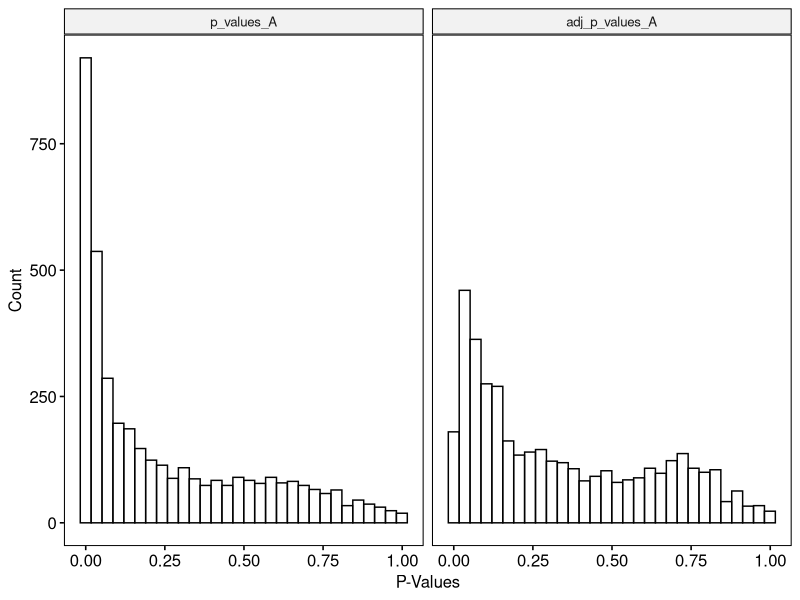
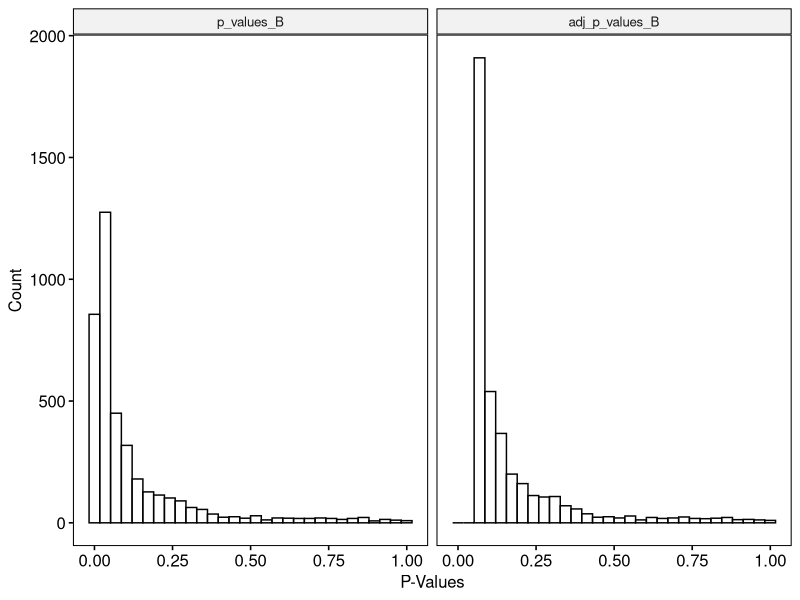
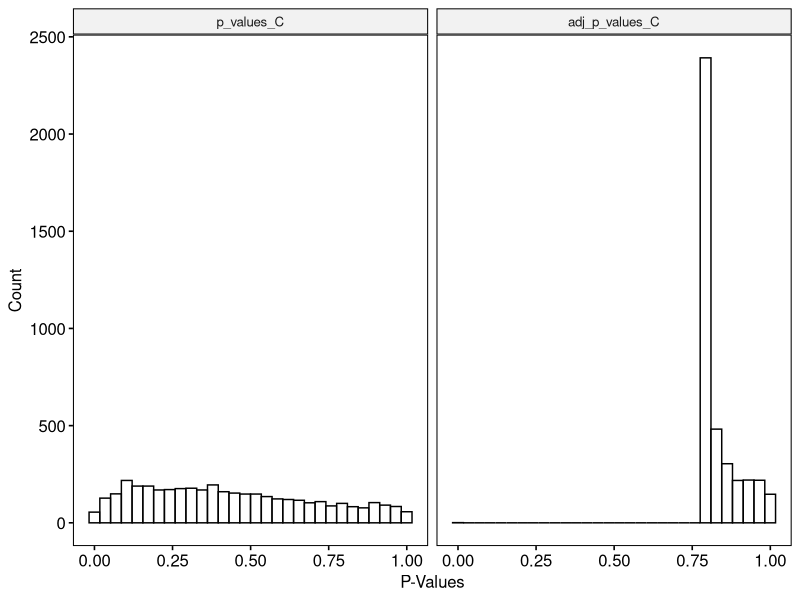
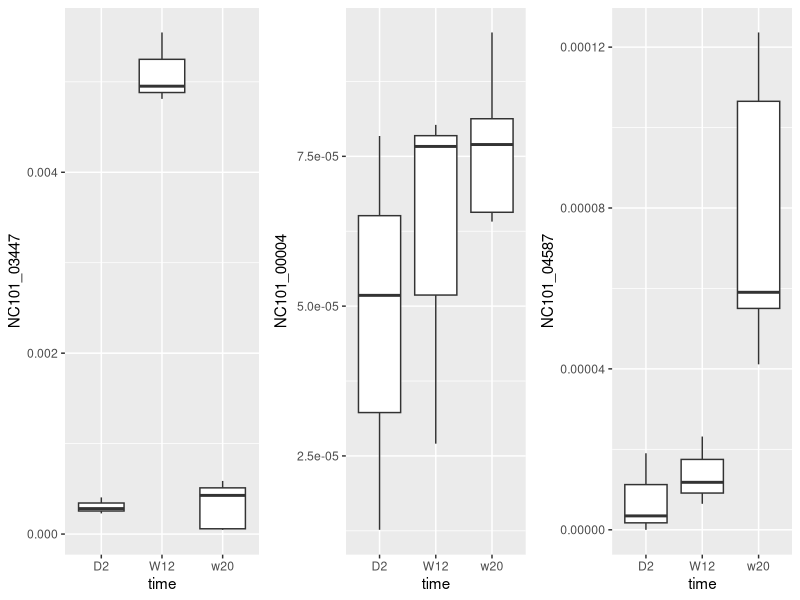

R code for these plots, in order:
## ---- chunk 1
knitr::opts_chunk$set(echo = TRUE)
## ---- chunk 2
setwd('/Users/dwils152/Google Drive/My Drive/spring2022/adv_stats/BINF8310/Lab6')
data <- read.table("nc101_scaff_dataCounts.txt",sep="\t",header=TRUE,row.names=1)
data <- data[apply(data, 1, median)> 5,] #filter out rare genes
norm <- data

for ( i in 1:ncol(data) ) {
	col_sum = sum(data[,i])
	norm[,i] = norm[,i]/col_sum
}

## ---- chunk 3
library(ggplot2)
library(dplyr)
library(tidyr)
library(reshape2)
library(tibble)
library(ggpubr)

#normalized data
norm_data <- as.data.frame(norm)

#rename, and create factors
names(norm_data) <- sub("_..", "", names(norm_data))
time_points <- c(rep("D2", 3), rep("W12", 3), rep("w20", 5))
time_points <- factor(time_points)

p_values_A <- vector(length=nrow(norm_data))

#get p-values for each gene
for (gene in 1:nrow(norm_data)) {
  gene_exp <- unlist(norm_data[gene,]) #make list into numeric vector for use in lm
  model <- lm(gene_exp ~ time_points)
  anova <- anova(model)
  p_values_A[gene] <- anova$"Pr(>F)"[1]
}

#calculate p-values
adj_p_values_A <- p.adjust(p_values_A, method='BH')
sig_p_values <- adj_p_values_A[adj_p_values_A <= 0.05]

paste("There are", length(sig_p_values), "significantly expressed genes at 5% FDR.")

#plot adjusted and unadjusted p-values
pvals_df <- data.frame(p_values_A, adj_p_values_A)
gghistogram(pvals_df,
       x = c("p_values_A", "adj_p_values_A"),
       y = "..count..",
       combine = TRUE,
       xlab = "P-Values",
       ylab = "Count",
       palette = "jco",
)

## ---- chunk 4

#vector of p-values for our new model
p_values_B <- vector(length=nrow(norm_data))
time_points <- as.numeric(c(rep(2, 3), rep(86, 3), rep(128, 5)))

#get p-values for each gene
for (gene in 1:nrow(norm_data)) {
  
  gene_exp <- as.numeric(unlist(data[gene,])) #make list into numeric vector for use in lm
  model <- lm(gene_exp ~ time_points)
  anova <- anova(model)
  p_values_B[gene] <- anova$"Pr(>F)"[1]
  #two_param_model[gene] <- model
  
}

#plot adjusted p-values
adj_p_values_B <- p.adjust(p_values_B, method='BH')
sig_p_values <- adj_p_values_B[adj_p_values_B <= 0.05]

paste("There are", length(sig_p_values), "significantly expressed genes at 5% FDR.")

#plot adjusted and unadjusted p-values
pvals_df <- data.frame(p_values_B, adj_p_values_B)
gghistogram(pvals_df,
       x = c("p_values_B", "adj_p_values_B"),
       y = "..count..",
       combine = TRUE,
       xlab = "P-Values",
       ylab = "Count",
       palette = "jco"
)


## ---- chunk 5

f.stat <- vector(length=nrow(norm_data))
p_values_C <- vector(length=nrow(norm_data))
aic2p <- vector(length=nrow(norm_data))
aic3p <- vector(length=nrow(norm_data))


three_param <- c(rep("D2", 3), rep("W12", 3), rep("w20", 5))
two_param <- c(rep(2, 3), rep(86, 3), rep(128, 5))

#compare the two and three parameter models
for (gene in 1:nrow(norm_data)) {
  
  gene_exp <- as.numeric(unlist(data[gene,])) #make list into numeric vector for use in lm
  
  model_3p <- lm(gene_exp ~ three_param)
  anova_3p <- anova(model_3p)
  
  model_2p <- lm(gene_exp ~ two_param)
  anova_2p <- anova(model_2p)
  
  err_3p <- sum(residuals(model_3p)^2)
  df_3p <- anova_3p$Df[2]
  
  err_2p <- sum(residuals(model_2p)^2)
  df_2p <- anova_2p$Df[2]
  
  num <- (err_2p - err_3p) / (df_2p - df_3p )
  denom <- (err_3p / df_3p )
  
  f <- (num/denom)
  p_values_C[gene] <- pf(f, 1, 8, lower.tail = F)
  
   aic2p[gene] <- AIC(model_3p, model_2p)$AIC[2]
   aic3p[gene] <- AIC(model_3p, model_2p)$AIC[1]
}

adj_p_values_C <- p.adjust(p_values_C, method='BH')
sig_p_values <- adj_p_values_C[adj_p_values_C <= 0.05]

pvals_df <- data.frame(p_values_C, adj_p_values_C)
gghistogram(pvals_df,
       x = c("p_values_C", "adj_p_values_C"),
       y = "..count..",
       combine = TRUE,
       xlab = "P-Values",
       ylab = "Count",
       palette = "jco"
)

## ---- chunk 6
low_a <- which.min(adj_p_values_A)
low_b <- which.min(adj_p_values_B)
low_c <- which.min(adj_p_values_C)

a <- as.data.frame(norm_data[low_a,])
b <- as.data.frame(norm_data[low_b,])
c <- as.data.frame(norm_data[low_c,])

a <- as.data.frame(t(a))
b <- as.data.frame(t(b))
c <- as.data.frame(t(c))

a <- tibble::rownames_to_column(a, "time")
b <- tibble::rownames_to_column(b, "time")
c <- tibble::rownames_to_column(c, "time")

a$time <- c(rep("D2", 3), rep("W12", 3), rep("w20", 5))
b$time <- c(rep("D2", 3), rep("W12", 3), rep("w20", 5))
c$time <- c(rep("D2", 3), rep("W12", 3), rep("w20", 5))

p1 <- ggplot(a, aes(x=time, y=NC101_03447)) + geom_boxplot()
p2 <- ggplot(b, aes(x=time, y=NC101_00004)) + geom_boxplot()
p3 <- ggplot(c, aes(x=time, y=NC101_04587)) + geom_boxplot()

ggarrange(p1, p2, p3, nrow=1)

## ---- chunk 7
mean(aic2p)
mean(aic3p)
